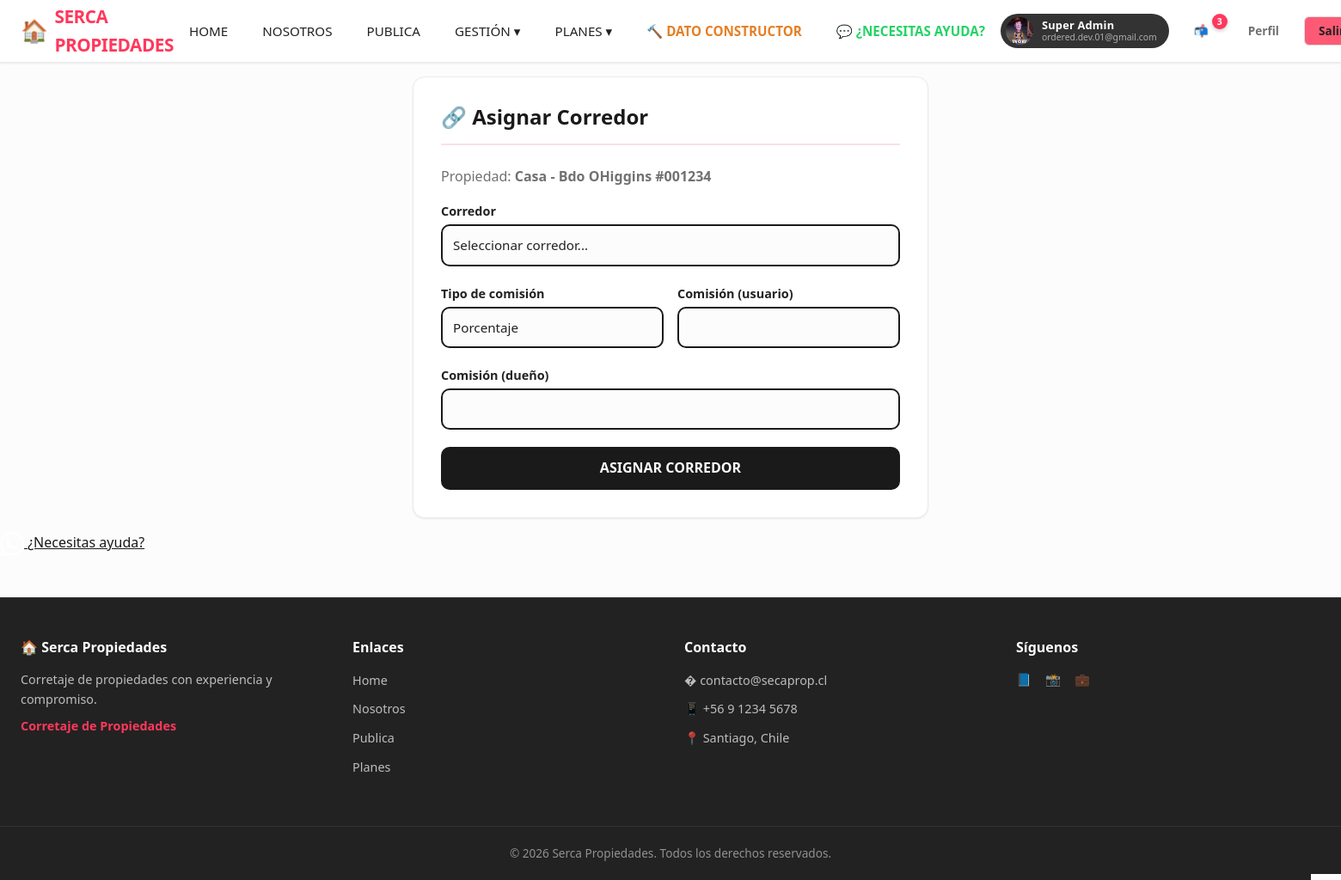
Page /prop/asignar-corredor/7/ (signed in) on the committed database.
### a00seg/models.py (models this page shows, shortened)
class User(AbstractUser):
    ROL_CHOICES = [
        ("superadmin", "Superadmin"),
        ("gerente", "Gerente"),
        ("corredor", "Corredor"),
        ("base", "Usuario Base"),
    ]
    rol = models.CharField(max_length=20, choices=ROL_CHOICES, default="base", verbose_name="Rol")
    dni = models.CharField(max_length=20, unique=True, blank=True, null=True, verbose_name="RUT/DNI")
    cel_phone = models.CharField(max_length=20, blank=True, verbose_name="Teléfono celular")
    foto = models.ImageField(
        upload_to="usuarios/",
        blank=True,
        null=True,
        verbose_name="Foto",
    )
    domicilio = models.CharField(max_length=255, blank=True, verbose_name="Domicilio")
    curriculo = models.TextField(blank=True, verbose_name="Currículo")
    comuna = models.ForeignKey(
        Comuna, on_delete=models.SET_NULL, blank=True, null=True, verbose_name="Comuna"
    )
    valido_por = models.ForeignKey(
        "self",
        on_delete=models.SET_NULL,
        blank=True,
        null=True,
        verbose_name="Validado por",
        related_name="usuarios_validados",
    ) # Permite acceder a los usuarios validados por un usuario con user.usuarios_validados.all()
    email_confirmado = models.BooleanField(default=False, verbose_name="Email confirmado") # Permite filtrar usuarios con email confirmado usando User.objects.filter(email_confirmado=True)
    class Meta:
        verbose_name = "Usuario"
        verbose_name_plural = "Usuarios"

### a03Prop/models.py (models this page shows, shortened)
class Propiedad(models.Model):
    TIPO_PROP_CHOICES = [
        ("casa", "Casa"),
        ("departamento", "Departamento"),
        ("local", "Local Comercial"),
        ("terreno", "Terreno"),
        ("oficina", "Oficina"),
        ("bodega", "Bodega"),
        ("parcela", "Parcela"),
        ("otro", "Otro"),
    ]
    TIPO_USO_CHOICES = [
        ("habitacional", "Habitacional"),
        ("comercial", "Comercial"),
        ("agro", "Agrícola"),
    ]
    TIPO_ACCION_CHOICES = [
        ("venta", "Venta"),
        ("arriendo", "Arriendo"),
        ("srt", "Short Rental Time (SRT)"),
    ]
    TIPO_MONEDA_CHOICES = [
        ("PCL", "CLP"),
        ("UF", "UF"),
        ("USD", "USD"),
    ]
    ESTADO_CHOICES = [
        ("borrador", "Borrador"),
        ("publicada", "Publicada"),
        ("archivada", "Archivada"),
    ]
    dueno = models.ForeignKey(
        "a00seg.User",
        on_delete=models.CASCADE,
        related_name="propiedades",
        verbose_name="Dueño",
    )
    calle = models.CharField(max_length=255, verbose_name="Calle / Dirección")
    numero_calle = models.CharField(max_length=20, verbose_name="Número")
    tipo_prop = models.CharField(
        max_length=20, choices=TIPO_PROP_CHOICES, verbose_name="Tipo de propiedad"
    )
    num_tipo_prop = models.CharField(
        max_length=50, blank=True, verbose_name="Número / Identificación (Dpto, Lote, etc.)"
    )
    poblacion_localidad = models.CharField(
        max_length=255, blank=True, verbose_name="Población / Localidad"
    )
    comuna = models.ForeignKey(
        "a00seg.Comuna",
        on_delete=models.SET_NULL,
        null=True,
        verbose_name="Comuna",
    )
    region = models.ForeignKey(
        "a00seg.Region",
        on_delete=models.SET_NULL,
        null=True,
        verbose_name="Región",
    )
    numero_dormitorios = models.PositiveSmallIntegerField(default=0, verbose_name="N° Dormitorios")
    numero_banos = models.PositiveSmallIntegerField(default=0, verbose_name="N° Baños")
    descripcion_propiedad = models.TextField(blank=True, verbose_name="Descripción de la propiedad")
    descripcion_entorno = models.TextField(blank=True, verbose_name="Descripción del entorno")
    servicios_prop = models.ManyToManyField(
        ServiciosProp, blank=True, verbose_name="Servicios / Características"
    )
    tipo_uso = models.CharField(
        max_length=20, choices=TIPO_USO_CHOICES, default="habitacional", verbose_name="Tipo de uso"
    )
    estado = models.CharField(
        max_length=20, choices=ESTADO_CHOICES, default="borrador", verbose_name="Estado"
    )
    tipo_accion = models.CharField(
        max_length=20, choices=TIPO_ACCION_CHOICES, verbose_name="Tipo de acción"
    )
    tipo_moneda = models.CharField(
        max_length=5, choices=TIPO_MONEDA_CHOICES, default="PCL", verbose_name="Tipo de moneda"
    )
    precio = models.DecimalField(max_digits=15, decimal_places=2, verbose_name="Precio")
    m_construidos = models.DecimalField(
        max_digits=10, decimal_places=2, blank=True, null=True, verbose_name="M² construidos"
    )
    m_terreno = models.DecimalField(
        max_digits=10, decimal_places=2, blank=True, null=True, verbose_name="M² terreno"
    )
    tiene_bodega = models.BooleanField(default=False, verbose_name="¿Tiene bodega?")
    num_estacionamientos = models.PositiveSmallIntegerField(
        default=0, verbose_name="N° Estacionamientos"
    )
    montomensual_gastoscomunes_pcl = models.DecimalField(
        max_digits=10, decimal_places=2, blank=True, null=True, verbose_name="Gastos comunes mensuales (CLP)"
    )
    montoanual_contribuciones_pcl = models.DecimalField(
        max_digits=10, decimal_places=2, blank=True, null=True, verbose_name="Contribuciones anuales (CLP)"
    )
    tipo_cierre = models.CharField(
        max_length=20,
        blank=True, null=True,
        choices=[("vendida", "Vendida"), ("arrendada", "Arrendada")],
        verbose_name="Tipo de cierre",
    )
    fecha_cierre = models.DateTimeField(blank=True, null=True, verbose_name="Fecha de cierre")
    created_at = models.DateTimeField(auto_now_add=True, verbose_name="Fecha de creación")
    updated_at = models.DateTimeField(auto_now=True, verbose_name="Fecha de actualización")
    class Meta:
        verbose_name = "Propiedad"
        verbose_name_plural = "Propiedades"
        ordering = ["-created_at"]

### a03Prop/views.py (the view, shortened to what this page needs)
# urls.py: path('asignar-corredor/<int:prop_id>/', views.asignar_corredor, name='asignar_corredor'),
@login_required
def asignar_corredor(request, prop_id):
    if request.user.rol not in ("gerente", "superadmin"):
        messages.error(request, "No tienes permisos para asignar corredores.")
        return redirect("detalle_propiedad", prop_id=prop_id)
    propiedad = get_object_or_404(Propiedad, id=prop_id)
    corredores = User.objects.filter(rol="corredor", is_active=True)
    return render(request, "asignar_corredor.html", {
        "propiedad": propiedad,
        "corredores": corredores,
    })

### templates/asignar_corredor.html (shortened to what this page needs)
{% extends "base.html" %}
{% block content %}
<div class="form-modern-container">
    <h2>🔗 Asignar Corredor</h2>
    <p style="color:var(--ds-text-secondary);margin-bottom:16px;">Propiedad: <strong>{{ propiedad.get_tipo_prop_display }} - {{ propiedad.calle }} #{{ propiedad.numero_calle }}</strong></p>
    <form method="POST" class="form-modern">
        <div class="form-group">
            <label>Corredor</label>
            <select name="corredor_id" required>
                <option value="">Seleccionar corredor...</option>
            </select>
        </div>
        <div class="form-row">
            <div class="form-group">
                <label>Tipo de comisión</label>
                <select name="tipo_comision">
                    <option value="porcentaje">Porcentaje</option>
                </select>
            </div>
            <div class="form-group">
                <label>Comisión (usuario)</label>
                <input type="number" name="monto_comision_usu" step="0.01">
            </div>
        </div>
        <div class="form-group">
            <label>Comisión (dueño)</label>
            <input type="number" name="monto_comision_dueno" step="0.01">
        </div>
        <button type="submit" class="btn btn-primary btn-block">Asignar corredor</button>
    </form>
</div>
{% endblock %}

### templates/base.html (shortened to what this page needs)
{% load static %}
<!DOCTYPE html>
<html lang="es">
<head>
    <link rel="stylesheet" href="https://cdn.jsdelivr.net/npm/bootstrap-icons@1.11.3/font/bootstrap-icons.min.css">
    <link href="https://cdn.jsdelivr.net/npm/bootstrap@5.3.3/dist/css/bootstrap.min.css" rel="stylesheet">
    <link rel="stylesheet" href="{% static 'css/design-system.css' %}">
    <link rel="stylesheet" href="{% static 'css/style.css' %}">
</head>
<body>
    <nav class="navbar-modern">
        <div class="nav-container">
            <a href="{% url 'home' %}" class="nav-logo">
                <span style="font-size:1.6rem;">🏠</span>
                {{ site_name }}
            </a>
            <div class="nav-menu" id="navMenuModern">
                <a href="{% url 'home' %}" class="nav-link">Home</a>
                <a href="{% url 'nosotros' %}" class="nav-link">Nosotros</a>
                {% if user.is_authenticated %}
                    <a href="{% url 'publica' %}" class="nav-link">Publica</a>
                    <div class="nav-dropdown">
                        <a href="{% url 'gestion' %}" class="nav-link dropdown-trigger">Gestión ▾</a>
                    </div>
                {% else %}
                    <a href="{% url 'publica' %}?next=/login/" class="nav-link">Publica</a>
                {% endif %}
                <div class="nav-dropdown">
                    <a href="{% url 'planes' %}" class="nav-link dropdown-trigger">Planes ▾</a>
                </div>
                <a href="{% url 'lista_servicios' %}" class="nav-link" style="color:#e67e22;font-weight:700;">🔨 Dato Constructor</a>
                <a href="https://wa.me/56936916684?text=Hola!%20Tengo%20una%20consulta%20sobre%20SercaProp" target="_blank" class="nav-link" style="color:#25D366;font-weight:600;">💬 ¿Necesitas ayuda?</a>
            </div>
            <div class="nav-actions">
                {% if user.is_authenticated %}
                    <span id="navUserBadge">
                        {% if user.foto %}
                        <span class="navUserBadge-avatar" style="background-image:url('{{ user.foto.url }}');"></span>
                        {% endif %}
                        <span class="navUserBadge-text">
                            <span class="navUserBadge-name">{{ user.get_full_name|default:user.username }}</span>
                            <span class="navUserBadge-email">{{ user.email }}</span>
                        </span>
                    </span>
                    <a href="{% url 'centro_comunicaciones' %}" class="btn btn-ghost btn-sm" style="position:relative;">
                        📬
                        {% if cdc_no_leidos > 0 %}
                        <span style="position:absolute;top:-4px;right:-6px;background:var(--ds-primary);color:white;font-size:0.65rem;font-weight:700;width:18px;height:18px;border-radius:50%;display:flex;align-items:center;justify-content:center;box-shadow:0 2px 4px rgba(0,0,0,0.2);">
                            {{ cdc_no_leidos }}
                        </span>
                        {% endif %}
                    </a>
                    <a href="{% url 'perfil' %}" class="btn btn-ghost btn-sm">Perfil</a>
                    <a href="{% url 'logout' %}" class="btn btn-outline btn-sm">Salir</a>
                {% else %}
                    <a href="{% url 'login' %}" class="btn btn-ghost btn-sm">Ingresar</a>
                    <a href="{% url 'registro' %}" class="btn btn-primary btn-sm">Regístrate</a>
                {% endif %}
            </div>
        </div>
    </nav>
    <main style="max-width:1920px;margin:0 auto;padding:16px 24px;width:100%;">
        {% block content %}{% endblock %}
    </main>
    <a href="https://wa.me/56936916684?text=Hola!%20Tengo%20una%20consulta%20sobre%20SercaProp"
       class="whatsapp-float"
       target="_blank"
       rel="noopener noreferrer"
       aria-label="Contactar por WhatsApp">
        <span class="whatsapp-float-tooltip">¿Necesitas ayuda?</span>
    </a>
    <footer class="footer-modern">
        <div class="footer-modern-container">
            <div>
                <h3>🏠 {{ site_name }}</h3>
                <p style="font-size:0.9rem;color:rgba(255,255,255,0.7);margin-bottom:8px;">
                    Corretaje de propiedades con experiencia y compromiso.
                </p>
                <p style="font-weight:600;color:var(--ds-primary);font-size:0.9rem;">{{ site_slogan }}</p>
            </div>
            <div>
                <h4>Enlaces</h4>
                <ul>
                    <li><a href="{% url 'home' %}">Home</a></li>
                    <li><a href="{% url 'nosotros' %}">Nosotros</a></li>
                    <li><a href="{% url 'publica' %}">Publica</a></li>
                    <li><a href="{% url 'planes' %}">Planes</a></li>
                </ul>
            </div>
            <div>
                <h4>Contacto</h4>
                <ul>
                    <li><span style="color:rgba(255,255,255,0.7);font-size:0.9rem;">� contacto@secaprop.cl</span></li>
                    <li><span style="color:rgba(255,255,255,0.7);font-size:0.9rem;">📱 +56 9 1234 5678</span></li>
                    <li><span style="color:rgba(255,255,255,0.7);font-size:0.9rem;">📍 Santiago, Chile</span></li>
                </ul>
            </div>
            <div>
                <h4>Síguenos</h4>
                <div style="display:flex;gap:16px;font-size:1.5rem;">
                    <a href="#" aria-label="Facebook">📘</a>
                    <a href="#" aria-label="Instagram">📸</a>
                    <a href="#" aria-label="LinkedIn">💼</a>
                </div>
            </div>
        </div>
        <div class="footer-modern-bottom">
            &copy; {% now "Y" %} {{ site_name }}. Todos los derechos reservados.
        </div>
    </footer>
</body>
</html>

### rows in the picture
User: foto (picture), get_full_name "Super Admin", email "ordered.dev.01@gmail.com"
Propiedad: tipo_prop "Casa", calle "Bdo OHiggins", numero_calle "001234"

### other values in the picture
{{ site_name }} "SERCA PROPIEDADES"
{{ cdc_no_leidos }} "3"
{{ site_name }} "Serca Propiedades"
{{ site_slogan }} "Corretaje de Propiedades"
